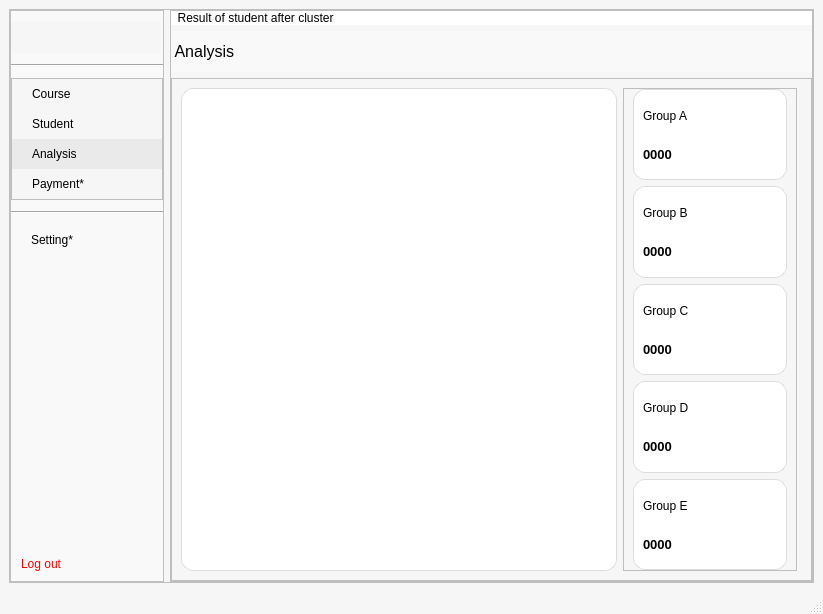
<?xml version="1.0" encoding="UTF-8"?>
<ui version="4.0">
 <class>MainWindow</class>
 <widget class="QMainWindow" name="MainWindow">
  <property name="geometry">
   <rect>
    <x>0</x>
    <y>0</y>
    <width>823</width>
    <height>614</height>
   </rect>
  </property>
  <property name="sizePolicy">
   <sizepolicy hsizetype="Preferred" vsizetype="Expanding">
    <horstretch>0</horstretch>
    <verstretch>0</verstretch>
   </sizepolicy>
  </property>
  <property name="windowTitle">
   <string>MainWindow</string>
  </property>
  <property name="styleSheet">
   <string notr="true">QMainWindow {
    background-color: #f6f6f6;
}
QFrame {
    background-color: #f6f6f6;
}
#centralwidget{
	background-color: #f6f6f6;
}
#menu {
    background-color: #f9f9f9;
    border-right: 1px solid #e0e0e0;
}
QLabel#brand {
    color: black;
}

#menu_analysis,
#menu_course,
#menu_payment,
#menu_student,
#menu_setting {
    text-align: left;
    padding: 8px 20px;
    border: none;
	color: black;
}
#menu_analysis:hover,
#menu_course:hover,
#menu_logout:hover,
#menu_payment:hover,
#menu_student:hover,
#menu_setting:hover {
    background-color: #eaeaea;
}
#menu_logout {
    color: red;
    padding: 10px;
    text-align: left;
	border: none;
}
#menu_analysis {
    background-color: #eaeaea;
}
#analysis_search_lineEdit {
    background-color: #F8F8F8;
    border: 1px solid #CCCCCC;
    border-radius-right: 10px;
    padding: 6px 12px;
    color: #555;
}
#analysis_search_lineEdit:focus {
    border: 2px solid #A0A0A0;
}
#analysis_search_comboBox {
    background-color: #2E2E2E;
    color: white;
    padding: 6px 12px;
    font-weight: bold;
}
QComboBox QAbstractItemView {
    background-color: #2E2E2E;
    color: white;
    selection-background-color: #444444;
    selection-color: white;
}
#analysis_create {
    background-color: #4C8BF5;
    color: white;
    border: none;
    border-radius: 8px;
    padding: 6px 10px;
    font-weight: bold;
}
#analysis_create:hover {
    background-color: #3B73E0;
}
#analysis_filter {
    background-color: #F4F4F4;
    border: 1px solid #CCCCCC;
    border-radius: 8px;
    padding: 6px 10px;
	color: black;
}
#analysis_filter:hover {
    background-color: #EAEAEA;
}
#header{
	background-color: #f9f9f9;
	color: black;
}
#analysis_previous, #analysis_next {
    background-color: white;
    color: #2E3A59;
    border: 1px solid #D0D0D0;
    border-radius: 8px;
    padding: 6px 12px;
    font-weight: 500;
}
#analysis_previous:hover, #analysis_next:hover {
    background-color: #F5F5F5;
}
#analysis_page_1, #analysis_page_2, #analysis_page_3, #analysis_page_8, #analysis_page_9, #analysis_page_10 {
    background-color: transparent;
    border: none;
    color: #444;
    padding: 6px 10px;
}
#analysis_page_1 {
    background-color: #E0E0E0;
    border-radius: 6px;
    font-weight: bold;
}
#space {
    color: #777;
    font-weight: bold;
}


</string>
  </property>
  <widget class="QWidget" name="centralwidget">
   <layout class="QHBoxLayout" name="horizontalLayout_5">
    <item>
     <widget class="QFrame" name="frame">
      <property name="sizePolicy">
       <sizepolicy hsizetype="Preferred" vsizetype="Preferred">
        <horstretch>0</horstretch>
        <verstretch>0</verstretch>
       </sizepolicy>
      </property>
      <property name="minimumSize">
       <size>
        <width>801</width>
        <height>541</height>
       </size>
      </property>
      <property name="frameShape">
       <enum>QFrame::StyledPanel</enum>
      </property>
      <property name="frameShadow">
       <enum>QFrame::Raised</enum>
      </property>
      <layout class="QHBoxLayout" name="horizontalLayout">
       <property name="leftMargin">
        <number>0</number>
       </property>
       <property name="topMargin">
        <number>0</number>
       </property>
       <property name="rightMargin">
        <number>0</number>
       </property>
       <property name="bottomMargin">
        <number>0</number>
       </property>
       <item>
        <widget class="QFrame" name="menu">
         <property name="sizePolicy">
          <sizepolicy hsizetype="Preferred" vsizetype="Preferred">
           <horstretch>0</horstretch>
           <verstretch>0</verstretch>
          </sizepolicy>
         </property>
         <property name="frameShape">
          <enum>QFrame::StyledPanel</enum>
         </property>
         <property name="frameShadow">
          <enum>QFrame::Raised</enum>
         </property>
         <layout class="QVBoxLayout" name="verticalLayout" stretch="0,0,0,0,0,0,0">
          <property name="spacing">
           <number>11</number>
          </property>
          <property name="leftMargin">
           <number>0</number>
          </property>
          <property name="topMargin">
           <number>11</number>
          </property>
          <property name="rightMargin">
           <number>0</number>
          </property>
          <property name="bottomMargin">
           <number>0</number>
          </property>
          <item>
           <widget class="QLabel" name="brand">
            <property name="sizePolicy">
             <sizepolicy hsizetype="Preferred" vsizetype="Preferred">
              <horstretch>0</horstretch>
              <verstretch>0</verstretch>
             </sizepolicy>
            </property>
            <property name="maximumSize">
             <size>
              <width>150</width>
              <height>60</height>
             </size>
            </property>
            <property name="font">
             <font>
              <pointsize>20</pointsize>
             </font>
            </property>
            <property name="styleSheet">
             <string notr="true"/>
            </property>
            <property name="text">
             <string/>
            </property>
            <property name="pixmap">
             <pixmap resource="../media/resource_from_qt.qrc">:/Images/images/Logo DUKI.png</pixmap>
            </property>
            <property name="scaledContents">
             <bool>true</bool>
            </property>
            <property name="alignment">
             <set>Qt::AlignCenter</set>
            </property>
           </widget>
          </item>
          <item>
           <widget class="Line" name="line_1">
            <property name="orientation">
             <enum>Qt::Horizontal</enum>
            </property>
           </widget>
          </item>
          <item>
           <widget class="QFrame" name="frame_2">
            <property name="frameShape">
             <enum>QFrame::StyledPanel</enum>
            </property>
            <property name="frameShadow">
             <enum>QFrame::Raised</enum>
            </property>
            <layout class="QVBoxLayout" name="verticalLayout_3">
             <property name="spacing">
              <number>0</number>
             </property>
             <property name="leftMargin">
              <number>0</number>
             </property>
             <property name="topMargin">
              <number>0</number>
             </property>
             <property name="rightMargin">
              <number>0</number>
             </property>
             <property name="bottomMargin">
              <number>0</number>
             </property>
             <item>
              <widget class="QPushButton" name="menu_course">
               <property name="sizePolicy">
                <sizepolicy hsizetype="Minimum" vsizetype="Preferred">
                 <horstretch>0</horstretch>
                 <verstretch>0</verstretch>
                </sizepolicy>
               </property>
               <property name="styleSheet">
                <string notr="true"/>
               </property>
               <property name="text">
                <string>Course</string>
               </property>
               <property name="icon">
                <iconset resource="../media/resource_from_qt.qrc">
                 <normaloff>:/Icons/images/icons/Course/Course.png</normaloff>:/Icons/images/icons/Course/Course.png</iconset>
               </property>
              </widget>
             </item>
             <item>
              <widget class="QPushButton" name="menu_student">
               <property name="sizePolicy">
                <sizepolicy hsizetype="Minimum" vsizetype="Preferred">
                 <horstretch>0</horstretch>
                 <verstretch>0</verstretch>
                </sizepolicy>
               </property>
               <property name="layoutDirection">
                <enum>Qt::LeftToRight</enum>
               </property>
               <property name="styleSheet">
                <string notr="true"/>
               </property>
               <property name="text">
                <string>Student</string>
               </property>
               <property name="icon">
                <iconset resource="../media/resource_from_qt.qrc">
                 <normaloff>:/Icons/images/icons/Course/Student1.png</normaloff>:/Icons/images/icons/Course/Student1.png</iconset>
               </property>
              </widget>
             </item>
             <item>
              <widget class="QPushButton" name="menu_analysis">
               <property name="sizePolicy">
                <sizepolicy hsizetype="Minimum" vsizetype="Preferred">
                 <horstretch>0</horstretch>
                 <verstretch>0</verstretch>
                </sizepolicy>
               </property>
               <property name="styleSheet">
                <string notr="true"/>
               </property>
               <property name="text">
                <string>Analysis</string>
               </property>
               <property name="icon">
                <iconset resource="../media/resource_from_qt.qrc">
                 <normaloff>:/Icons/images/icons/Course/Analysis.png</normaloff>:/Icons/images/icons/Course/Analysis.png</iconset>
               </property>
              </widget>
             </item>
             <item>
              <widget class="QPushButton" name="menu_payment">
               <property name="sizePolicy">
                <sizepolicy hsizetype="Preferred" vsizetype="Preferred">
                 <horstretch>0</horstretch>
                 <verstretch>0</verstretch>
                </sizepolicy>
               </property>
               <property name="minimumSize">
                <size>
                 <width>150</width>
                 <height>28</height>
                </size>
               </property>
               <property name="styleSheet">
                <string notr="true"/>
               </property>
               <property name="text">
                <string>Payment*</string>
               </property>
               <property name="icon">
                <iconset resource="../media/resource_from_qt.qrc">
                 <normaloff>:/Icons/images/icons/Course/Payment.png</normaloff>:/Icons/images/icons/Course/Payment.png</iconset>
               </property>
              </widget>
             </item>
            </layout>
           </widget>
          </item>
          <item>
           <widget class="Line" name="line_2">
            <property name="orientation">
             <enum>Qt::Horizontal</enum>
            </property>
           </widget>
          </item>
          <item>
           <widget class="QPushButton" name="menu_setting">
            <property name="sizePolicy">
             <sizepolicy hsizetype="Preferred" vsizetype="Preferred">
              <horstretch>0</horstretch>
              <verstretch>0</verstretch>
             </sizepolicy>
            </property>
            <property name="minimumSize">
             <size>
              <width>60</width>
              <height>12</height>
             </size>
            </property>
            <property name="styleSheet">
             <string notr="true"/>
            </property>
            <property name="text">
             <string>Setting*</string>
            </property>
           </widget>
          </item>
          <item>
           <spacer name="verticalSpacer">
            <property name="orientation">
             <enum>Qt::Vertical</enum>
            </property>
            <property name="sizeHint" stdset="0">
             <size>
              <width>20</width>
              <height>40</height>
             </size>
            </property>
           </spacer>
          </item>
          <item>
           <widget class="QPushButton" name="menu_logout">
            <property name="sizePolicy">
             <sizepolicy hsizetype="Preferred" vsizetype="Preferred">
              <horstretch>0</horstretch>
              <verstretch>0</verstretch>
             </sizepolicy>
            </property>
            <property name="styleSheet">
             <string notr="true"/>
            </property>
            <property name="text">
             <string>Log out</string>
            </property>
            <property name="icon">
             <iconset resource="../media/resource_from_qt.qrc">
              <normaloff>:/Icons/images/icons/Course/Log_Out.png</normaloff>:/Icons/images/icons/Course/Log_Out.png</iconset>
            </property>
           </widget>
          </item>
         </layout>
        </widget>
       </item>
       <item>
        <widget class="QFrame" name="frame_3">
         <property name="sizePolicy">
          <sizepolicy hsizetype="Preferred" vsizetype="Preferred">
           <horstretch>0</horstretch>
           <verstretch>0</verstretch>
          </sizepolicy>
         </property>
         <property name="frameShape">
          <enum>QFrame::StyledPanel</enum>
         </property>
         <property name="frameShadow">
          <enum>QFrame::Raised</enum>
         </property>
         <layout class="QVBoxLayout" name="verticalLayout_2">
          <property name="leftMargin">
           <number>0</number>
          </property>
          <property name="topMargin">
           <number>0</number>
          </property>
          <property name="rightMargin">
           <number>0</number>
          </property>
          <property name="bottomMargin">
           <number>0</number>
          </property>
          <item>
           <widget class="QLabel" name="label_2">
            <property name="styleSheet">
             <string notr="true">color: black;
background-color: white</string>
            </property>
            <property name="text">
             <string>  Result of student after cluster</string>
            </property>
           </widget>
          </item>
          <item>
           <widget class="QLabel" name="header">
            <property name="sizePolicy">
             <sizepolicy hsizetype="Preferred" vsizetype="Preferred">
              <horstretch>0</horstretch>
              <verstretch>0</verstretch>
             </sizepolicy>
            </property>
            <property name="minimumSize">
             <size>
              <width>0</width>
              <height>41</height>
             </size>
            </property>
            <property name="font">
             <font>
              <family>MS Shell Dlg 2</family>
              <pointsize>12</pointsize>
             </font>
            </property>
            <property name="text">
             <string> Analysis</string>
            </property>
           </widget>
          </item>
          <item>
           <widget class="QFrame" name="frame_6">
            <property name="sizePolicy">
             <sizepolicy hsizetype="Preferred" vsizetype="Expanding">
              <horstretch>0</horstretch>
              <verstretch>0</verstretch>
             </sizepolicy>
            </property>
            <property name="minimumSize">
             <size>
              <width>165</width>
              <height>0</height>
             </size>
            </property>
            <property name="frameShape">
             <enum>QFrame::StyledPanel</enum>
            </property>
            <property name="frameShadow">
             <enum>QFrame::Raised</enum>
            </property>
            <layout class="QHBoxLayout" name="horizontalLayout_8">
             <property name="leftMargin">
              <number>0</number>
             </property>
             <property name="topMargin">
              <number>0</number>
             </property>
             <property name="rightMargin">
              <number>5</number>
             </property>
             <property name="bottomMargin">
              <number>0</number>
             </property>
             <item>
              <widget class="QWidget" name="widget" native="true">
               <layout class="QHBoxLayout" name="horizontalLayout_9" stretch="10,4">
                <item>
                 <widget class="QWidget" name="cluster_analysis_chart" native="true">
                  <property name="sizePolicy">
                   <sizepolicy hsizetype="Preferred" vsizetype="Preferred">
                    <horstretch>0</horstretch>
                    <verstretch>0</verstretch>
                   </sizepolicy>
                  </property>
                  <property name="minimumSize">
                   <size>
                    <width>0</width>
                    <height>0</height>
                   </size>
                  </property>
                  <property name="styleSheet">
                   <string notr="true">    background-color: white;
    border: 1px solid #dcdcdc;   /* viền xám nhạt */
    border-radius: 12px;          /* bo tròn góc */</string>
                  </property>
                 </widget>
                </item>
                <item>
                 <widget class="QFrame" name="frame_4">
                  <property name="sizePolicy">
                   <sizepolicy hsizetype="Preferred" vsizetype="Preferred">
                    <horstretch>0</horstretch>
                    <verstretch>0</verstretch>
                   </sizepolicy>
                  </property>
                  <property name="frameShape">
                   <enum>QFrame::StyledPanel</enum>
                  </property>
                  <property name="frameShadow">
                   <enum>QFrame::Raised</enum>
                  </property>
                  <layout class="QVBoxLayout" name="verticalLayout_4">
                   <property name="topMargin">
                    <number>0</number>
                   </property>
                   <property name="bottomMargin">
                    <number>0</number>
                   </property>
                   <item>
                    <widget class="QFrame" name="cluster_analysis_groupA">
                     <property name="sizePolicy">
                      <sizepolicy hsizetype="Preferred" vsizetype="Preferred">
                       <horstretch>0</horstretch>
                       <verstretch>0</verstretch>
                      </sizepolicy>
                     </property>
                     <property name="styleSheet">
                      <string notr="true">    background-color: white;
    border: 1px solid #dcdcdc;   /* viền xám nhạt */
    border-radius: 12px;          /* bo tròn góc */</string>
                     </property>
                     <property name="frameShape">
                      <enum>QFrame::StyledPanel</enum>
                     </property>
                     <property name="frameShadow">
                      <enum>QFrame::Raised</enum>
                     </property>
                     <layout class="QVBoxLayout" name="verticalLayout_5">
                      <item>
                       <widget class="QLabel" name="label">
                        <property name="styleSheet">
                         <string notr="true">border: none;
color: black</string>
                        </property>
                        <property name="text">
                         <string>Group A</string>
                        </property>
                       </widget>
                      </item>
                      <item>
                       <widget class="QLabel" name="count_groupA">
                        <property name="font">
                         <font>
                          <pointsize>10</pointsize>
                          <weight>75</weight>
                          <bold>true</bold>
                         </font>
                        </property>
                        <property name="styleSheet">
                         <string notr="true">border: None;
color: black</string>
                        </property>
                        <property name="text">
                         <string>0000</string>
                        </property>
                       </widget>
                      </item>
                     </layout>
                    </widget>
                   </item>
                   <item>
                    <widget class="QFrame" name="cluster_analysis_groupB">
                     <property name="sizePolicy">
                      <sizepolicy hsizetype="Preferred" vsizetype="Preferred">
                       <horstretch>0</horstretch>
                       <verstretch>0</verstretch>
                      </sizepolicy>
                     </property>
                     <property name="styleSheet">
                      <string notr="true">    background-color: white;
    border: 1px solid #dcdcdc;   /* viền xám nhạt */
    border-radius: 12px;          /* bo tròn góc */</string>
                     </property>
                     <property name="frameShape">
                      <enum>QFrame::StyledPanel</enum>
                     </property>
                     <property name="frameShadow">
                      <enum>QFrame::Raised</enum>
                     </property>
                     <layout class="QVBoxLayout" name="verticalLayout_10">
                      <item>
                       <widget class="QLabel" name="label_11">
                        <property name="styleSheet">
                         <string notr="true">border: none;
color: black</string>
                        </property>
                        <property name="text">
                         <string>Group B</string>
                        </property>
                       </widget>
                      </item>
                      <item>
                       <widget class="QLabel" name="count_groupB">
                        <property name="font">
                         <font>
                          <pointsize>10</pointsize>
                          <weight>75</weight>
                          <bold>true</bold>
                         </font>
                        </property>
                        <property name="styleSheet">
                         <string notr="true">border: None;
color: black</string>
                        </property>
                        <property name="text">
                         <string>0000</string>
                        </property>
                       </widget>
                      </item>
                     </layout>
                    </widget>
                   </item>
                   <item>
                    <widget class="QFrame" name="cluster_analysis_groupC">
                     <property name="sizePolicy">
                      <sizepolicy hsizetype="Preferred" vsizetype="Preferred">
                       <horstretch>0</horstretch>
                       <verstretch>0</verstretch>
                      </sizepolicy>
                     </property>
                     <property name="styleSheet">
                      <string notr="true">    background-color: white;
    border: 1px solid #dcdcdc;   /* viền xám nhạt */
    border-radius: 12px;          /* bo tròn góc */</string>
                     </property>
                     <property name="frameShape">
                      <enum>QFrame::StyledPanel</enum>
                     </property>
                     <property name="frameShadow">
                      <enum>QFrame::Raised</enum>
                     </property>
                     <layout class="QVBoxLayout" name="verticalLayout_8">
                      <item>
                       <widget class="QLabel" name="label_7">
                        <property name="styleSheet">
                         <string notr="true">border: none;
color: black</string>
                        </property>
                        <property name="text">
                         <string>Group C</string>
                        </property>
                       </widget>
                      </item>
                      <item>
                       <widget class="QLabel" name="count_groupC">
                        <property name="font">
                         <font>
                          <pointsize>10</pointsize>
                          <weight>75</weight>
                          <bold>true</bold>
                         </font>
                        </property>
                        <property name="styleSheet">
                         <string notr="true">border: None;
color: black</string>
                        </property>
                        <property name="text">
                         <string>0000</string>
                        </property>
                       </widget>
                      </item>
                     </layout>
                    </widget>
                   </item>
                   <item>
                    <widget class="QFrame" name="cluster_analysis_groupD">
                     <property name="sizePolicy">
                      <sizepolicy hsizetype="Preferred" vsizetype="Preferred">
                       <horstretch>0</horstretch>
                       <verstretch>0</verstretch>
                      </sizepolicy>
                     </property>
                     <property name="styleSheet">
                      <string notr="true">    background-color: white;
    border: 1px solid #dcdcdc;   /* viền xám nhạt */
    border-radius: 12px;          /* bo tròn góc */</string>
                     </property>
                     <property name="frameShape">
                      <enum>QFrame::StyledPanel</enum>
                     </property>
                     <property name="frameShadow">
                      <enum>QFrame::Raised</enum>
                     </property>
                     <layout class="QVBoxLayout" name="verticalLayout_7">
                      <item>
                       <widget class="QLabel" name="label_5">
                        <property name="styleSheet">
                         <string notr="true">border: none;
color: black</string>
                        </property>
                        <property name="text">
                         <string>Group D</string>
                        </property>
                       </widget>
                      </item>
                      <item>
                       <widget class="QLabel" name="count_groupD">
                        <property name="font">
                         <font>
                          <pointsize>10</pointsize>
                          <weight>75</weight>
                          <bold>true</bold>
                         </font>
                        </property>
                        <property name="styleSheet">
                         <string notr="true">border: None;
color: black</string>
                        </property>
                        <property name="text">
                         <string>0000</string>
                        </property>
                       </widget>
                      </item>
                     </layout>
                    </widget>
                   </item>
                   <item>
                    <widget class="QFrame" name="cluster_analysis_groupE">
                     <property name="sizePolicy">
                      <sizepolicy hsizetype="Preferred" vsizetype="Preferred">
                       <horstretch>0</horstretch>
                       <verstretch>0</verstretch>
                      </sizepolicy>
                     </property>
                     <property name="styleSheet">
                      <string notr="true">    background-color: white;
    border: 1px solid #dcdcdc;   /* viền xám nhạt */
    border-radius: 12px;          /* bo tròn góc */</string>
                     </property>
                     <property name="frameShape">
                      <enum>QFrame::StyledPanel</enum>
                     </property>
                     <property name="frameShadow">
                      <enum>QFrame::Raised</enum>
                     </property>
                     <layout class="QVBoxLayout" name="verticalLayout_9">
                      <item>
                       <widget class="QLabel" name="label_9">
                        <property name="styleSheet">
                         <string notr="true">border: none;
color: black</string>
                        </property>
                        <property name="text">
                         <string>Group E</string>
                        </property>
                       </widget>
                      </item>
                      <item>
                       <widget class="QLabel" name="count_groupE">
                        <property name="font">
                         <font>
                          <pointsize>10</pointsize>
                          <weight>75</weight>
                          <bold>true</bold>
                         </font>
                        </property>
                        <property name="styleSheet">
                         <string notr="true">border: None;
color: black</string>
                        </property>
                        <property name="text">
                         <string>0000</string>
                        </property>
                       </widget>
                      </item>
                     </layout>
                    </widget>
                   </item>
                  </layout>
                 </widget>
                </item>
               </layout>
              </widget>
             </item>
            </layout>
           </widget>
          </item>
         </layout>
        </widget>
       </item>
      </layout>
     </widget>
    </item>
   </layout>
  </widget>
  <widget class="QMenuBar" name="menubar">
   <property name="geometry">
    <rect>
     <x>0</x>
     <y>0</y>
     <width>823</width>
     <height>26</height>
    </rect>
   </property>
  </widget>
  <widget class="QStatusBar" name="statusbar"/>
 </widget>
 <resources>
  <include location="../media/resource_from_qt.qrc"/>
 </resources>
 <connections/>
</ui>
